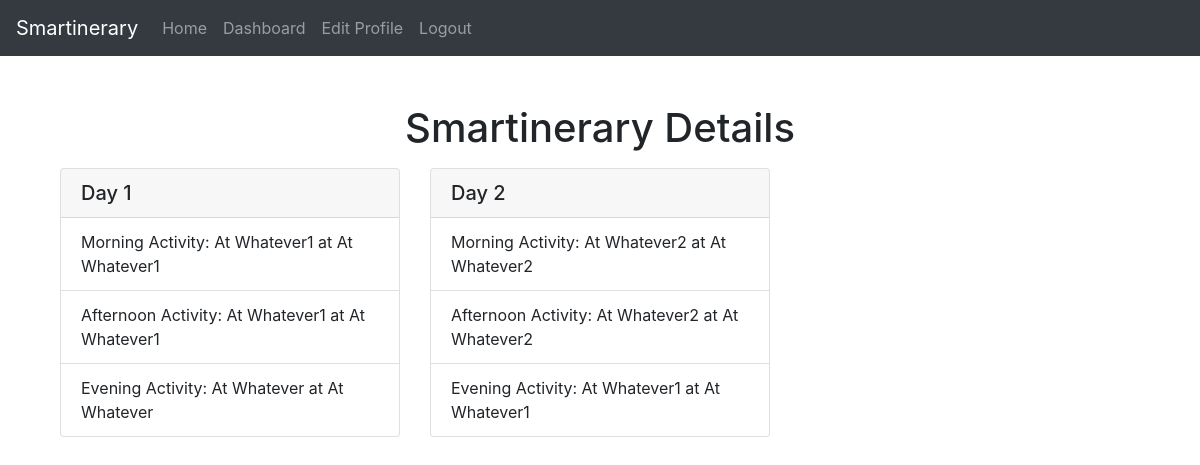
The page /smartineraries/?smart_id=53 (signed in) on the database its author committed.
### website/models.py (models this page shows)
class Activity(db.Model):
    id = db.Column(db.Integer, primary_key=True)
    city_id = db.Column(db.Integer, db.ForeignKey('city.id'), nullable=False)
    activity_type = db.Column(db.String(100))
    activity_action = db.Column(db.String(100))
    activity_place = db.Column(db.String(100))
    activity_location = db.Column(db.String(1000))
    activity_description = db.Column(db.String(1000))
    city = relationship('City', backref='activities', lazy=True)

### website/routes/smartineraries_route.py (the view)
@smartinerary_router.route('/', methods=['GET'])
@login_required
def get_smartinerary():
    smart_id = request.args.get("smart_id")
    user = current_user
    smart = Smartinerary.query.filter_by(id=smart_id, user_id=user.id).first_or_404("Smartinerary not found")
    itinerary_list = []
    itineraries = Itinerary.query.filter_by(smart_itinerary_id=smart.id).all()
    for itinerary in itineraries:
        morning = Activity.query.get(itinerary.morning_activity_id)
        afternoon = Activity.query.get(itinerary.afternoon_activity_id)
        evening = Activity.query.get(itinerary.evening_activity_id)
        itinerary_string = {
            'morning_activity': {
                'id': morning.id,
                'activity_type': morning.activity_type,
                'activity_action': morning.activity_action,
                'activity_place': morning.activity_place,
                'activity_location': morning.activity_location,
                'activity_description': morning.activity_description
            },
            'afternoon_activity': {
                'id': afternoon.id,
                'activity_type': afternoon.activity_type,
                'activity_action': afternoon.activity_action,
                'activity_place': afternoon.activity_place,
                'activity_location': afternoon.activity_location,
                'activity_description': afternoon.activity_description
            },
            'evening_activity': {
                'id': evening.id,
                'activity_type': evening.activity_type,
                'activity_action': evening.activity_action,
                'activity_place': evening.activity_place,
                'activity_location': evening.activity_location,
                'activity_description': evening.activity_description
            }
        }
        itinerary_list.append(itinerary_string)
    return render_template("smart.html", user=current_user, smartinerary=itinerary_list)

### website/templates/smart.html (shortened to what this page needs)
{% extends "base.html" %}
{% block content %}
<div class="container">
  <h1 class="text-center mt-5 mb-3">Smartinerary Details</h1>
  <div class="row">
    {% for itinerary in smartinerary %}
    <div class="col-md-4 col-sm-6 mb-4">
      <div class="card">
        <div class="card-header">
          <h5 class="card-title mb-0">Day {{ loop.index }}</h5>
        </div>
        <ul class="list-group list-group-flush">
          <li class="list-group-item">Morning Activity: {{ itinerary.morning_activity.activity_action }} at {{ itinerary.morning_activity.activity_place }}</li>
          <li class="list-group-item">Afternoon Activity: {{ itinerary.afternoon_activity.activity_action }} at {{ itinerary.afternoon_activity.activity_place }}</li>
          <li class="list-group-item">Evening Activity: {{ itinerary.evening_activity.activity_action }} at {{ itinerary.evening_activity.activity_place }}</li>
        </ul>
      </div>
    </div>
    {% endfor %}
  </div>
</div>
{% endblock %}

### rows shown on the page
Activity: morning_activity.activity_action "At Whatever1", morning_activity.activity_place "At Whatever1"
Activity: afternoon_activity.activity_action "At Whatever1", afternoon_activity.activity_place "At Whatever1"
Activity: evening_activity.activity_action "At Whatever", evening_activity.activity_place "At Whatever"
Activity: morning_activity.activity_action "At Whatever2", morning_activity.activity_place "At Whatever2"
Activity: afternoon_activity.activity_action "At Whatever2", afternoon_activity.activity_place "At Whatever2"
Activity: evening_activity.activity_action "At Whatever1", evening_activity.activity_place "At Whatever1"
